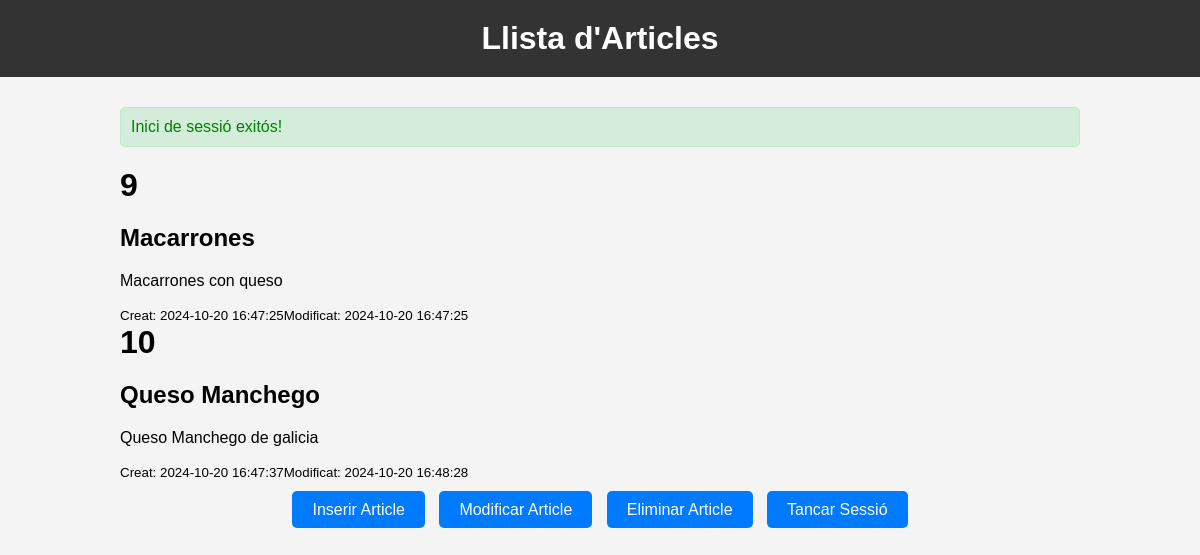
The page /index.php (signed in) on the database its author committed.
### tables this page shows
CREATE TABLE `articulos` (
  `id` int(11) NOT NULL,
  `nombre` varchar(255) NOT NULL,
  `cuerpo` text NOT NULL,
  `fecha_creacion` datetime DEFAULT current_timestamp(),
  `fecha_modificacion` datetime DEFAULT current_timestamp() ON UPDATE current_timestamp(),
  `id_usuario` int(11) DEFAULT NULL
);

### articles.php (the view)
<?php
require_once 'model/db.php';
function mostrarArticulos() {
    global $conn;
    $articulos_html = '';
    $query = "SELECT id, nombre, cuerpo, fecha_creacion, fecha_modificacion FROM articulos";
    $result = mysqli_query($conn, $query);
    if ($result && mysqli_num_rows($result) > 0) {
        while ($row = mysqli_fetch_assoc($result)) {
            $articulos_html .= "<div class='articulo'>";
            $articulos_html .= "<h1>" . htmlspecialchars($row['id']) . "</h1>";
            $articulos_html .= "<h2>" . htmlspecialchars($row['nombre']) . "</h2>";
            $articulos_html .= "<p>" . htmlspecialchars($row['cuerpo']) . "</p>";
            $articulos_html .= "<small>Creat: " . htmlspecialchars($row['fecha_creacion']) . "</small>";
            $articulos_html .= "<small>Modificat: " . htmlspecialchars($row['fecha_modificacion']) . "</small>";
            $articulos_html .= "</div>";
        }
    } else {
        $articulos_html .= "<p>No hi ha articles disponibles.</p>";
    }
    return $articulos_html;
}
?>

### estils/style.css (style rules this page uses)
body { font-family: Arial, sans-serif; background-color: #f4f4f4; margin: 0; padding: 0; display: flex; flex-direction: column; align-items: center; }
h1 { margin: 0; }

### rows shown on the page
articulos: id "9", nombre "Macarrones", cuerpo "Macarrones con queso", fecha_creacion "2024-10-20 16:47:25", fecha_modificacion "2024-10-20 16:47:25"
articulos: id "10", nombre "Queso Manchego", cuerpo "Queso Manchego de galicia", fecha_creacion "2024-10-20 16:47:37", fecha_modificacion "2024-10-20 16:48:28"

### other values the page prints
$success_message "Inici de sessió exitós!"
